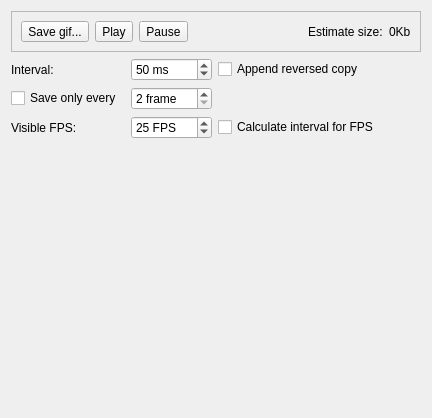
<?xml version="1.0" encoding="UTF-8"?>
<ui version="4.0">
 <class>GifWidget</class>
 <widget class="QWidget" name="GifWidget">
  <property name="geometry">
   <rect>
    <x>0</x>
    <y>0</y>
    <width>432</width>
    <height>414</height>
   </rect>
  </property>
  <property name="windowTitle">
   <string>Form</string>
  </property>
  <layout class="QGridLayout" name="gridLayout">
   <item row="0" column="0" colspan="3">
    <widget class="QFrame" name="frame">
     <property name="frameShape">
      <enum>QFrame::StyledPanel</enum>
     </property>
     <property name="frameShadow">
      <enum>QFrame::Raised</enum>
     </property>
     <layout class="QHBoxLayout" name="horizontalLayout">
      <item>
       <widget class="QToolButton" name="saveButton">
        <property name="text">
         <string>Save gif...</string>
        </property>
        <property name="iconSize">
         <size>
          <width>32</width>
          <height>32</height>
         </size>
        </property>
       </widget>
      </item>
      <item>
       <widget class="QToolButton" name="playButton">
        <property name="text">
         <string>Play</string>
        </property>
        <property name="iconSize">
         <size>
          <width>32</width>
          <height>32</height>
         </size>
        </property>
       </widget>
      </item>
      <item>
       <widget class="QToolButton" name="pauseButton">
        <property name="text">
         <string>Pause</string>
        </property>
        <property name="iconSize">
         <size>
          <width>32</width>
          <height>32</height>
         </size>
        </property>
       </widget>
      </item>
      <item>
       <spacer name="horizontalSpacer">
        <property name="orientation">
         <enum>Qt::Horizontal</enum>
        </property>
        <property name="sizeHint" stdset="0">
         <size>
          <width>40</width>
          <height>20</height>
         </size>
        </property>
       </spacer>
      </item>
      <item>
       <widget class="QLabel" name="label_3">
        <property name="text">
         <string>Estimate size:</string>
        </property>
       </widget>
      </item>
      <item>
       <widget class="QLabel" name="estimateSize">
        <property name="text">
         <string>0Kb</string>
        </property>
       </widget>
      </item>
     </layout>
    </widget>
   </item>
   <item row="2" column="1">
    <widget class="QSpinBox" name="intervalBox">
     <property name="suffix">
      <string> ms</string>
     </property>
     <property name="minimum">
      <number>1</number>
     </property>
     <property name="maximum">
      <number>99999</number>
     </property>
     <property name="value">
      <number>50</number>
     </property>
    </widget>
   </item>
   <item row="3" column="0">
    <widget class="QCheckBox" name="saveEveryBox">
     <property name="text">
      <string>Save only every </string>
     </property>
    </widget>
   </item>
   <item row="3" column="1">
    <widget class="QSpinBox" name="seBox">
     <property name="suffix">
      <string> frame</string>
     </property>
     <property name="minimum">
      <number>2</number>
     </property>
     <property name="maximum">
      <number>999</number>
     </property>
    </widget>
   </item>
   <item row="2" column="0">
    <widget class="QLabel" name="label">
     <property name="text">
      <string>Interval:</string>
     </property>
     <property name="alignment">
      <set>Qt::AlignLeading|Qt::AlignLeft|Qt::AlignVCenter</set>
     </property>
    </widget>
   </item>
   <item row="3" column="2">
    <spacer name="horizontalSpacer_2">
     <property name="orientation">
      <enum>Qt::Horizontal</enum>
     </property>
     <property name="sizeHint" stdset="0">
      <size>
       <width>164</width>
       <height>20</height>
      </size>
     </property>
    </spacer>
   </item>
   <item row="5" column="0" colspan="3">
    <widget class="PreviewWidget" name="preview" native="true">
     <property name="sizePolicy">
      <sizepolicy hsizetype="Minimum" vsizetype="Minimum">
       <horstretch>0</horstretch>
       <verstretch>0</verstretch>
      </sizepolicy>
     </property>
     <layout class="QGridLayout" name="gridLayout_2">
      <item row="0" column="0">
       <spacer name="verticalSpacer">
        <property name="orientation">
         <enum>Qt::Vertical</enum>
        </property>
        <property name="sizeHint" stdset="0">
         <size>
          <width>20</width>
          <height>244</height>
         </size>
        </property>
       </spacer>
      </item>
     </layout>
    </widget>
   </item>
   <item row="2" column="2">
    <widget class="QCheckBox" name="reverseBox">
     <property name="text">
      <string>Append reversed copy</string>
     </property>
    </widget>
   </item>
   <item row="4" column="1">
    <widget class="QSpinBox" name="visibleFPSBox">
     <property name="suffix">
      <string> FPS</string>
     </property>
     <property name="minimum">
      <number>1</number>
     </property>
     <property name="value">
      <number>25</number>
     </property>
    </widget>
   </item>
   <item row="4" column="2">
    <widget class="QCheckBox" name="calculateIntervalForFPS">
     <property name="text">
      <string>Calculate interval for FPS</string>
     </property>
    </widget>
   </item>
   <item row="4" column="0">
    <widget class="QLabel" name="label_2">
     <property name="text">
      <string>Visible FPS:</string>
     </property>
    </widget>
   </item>
  </layout>
 </widget>
 <customwidgets>
  <customwidget>
   <class>PreviewWidget</class>
   <extends>QWidget</extends>
   <header>previewwidget.h</header>
   <container>1</container>
  </customwidget>
 </customwidgets>
 <resources/>
 <connections/>
</ui>
